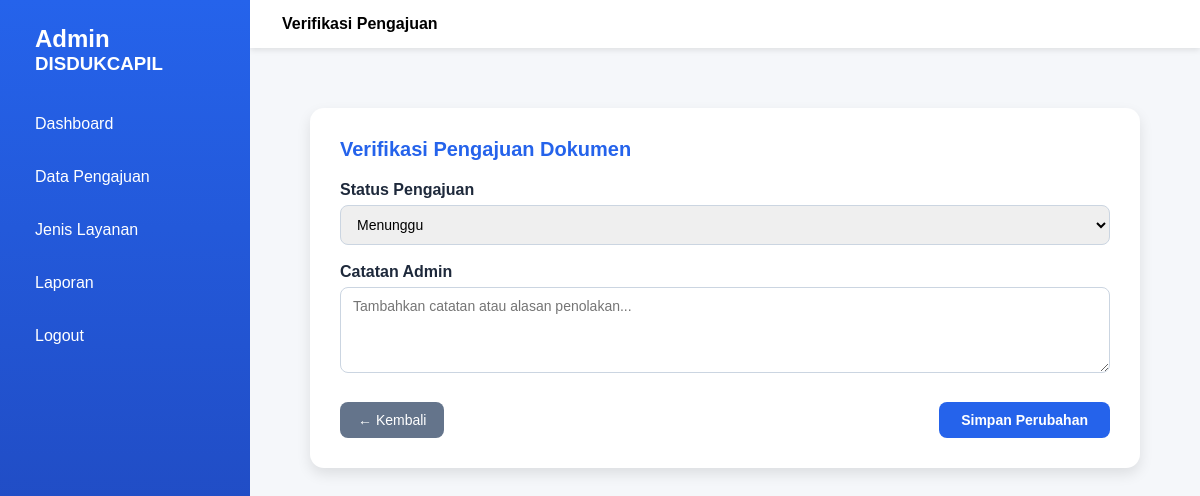
Page /admin/verifikasi.php?id=6 (signed in) on the earlier database version.
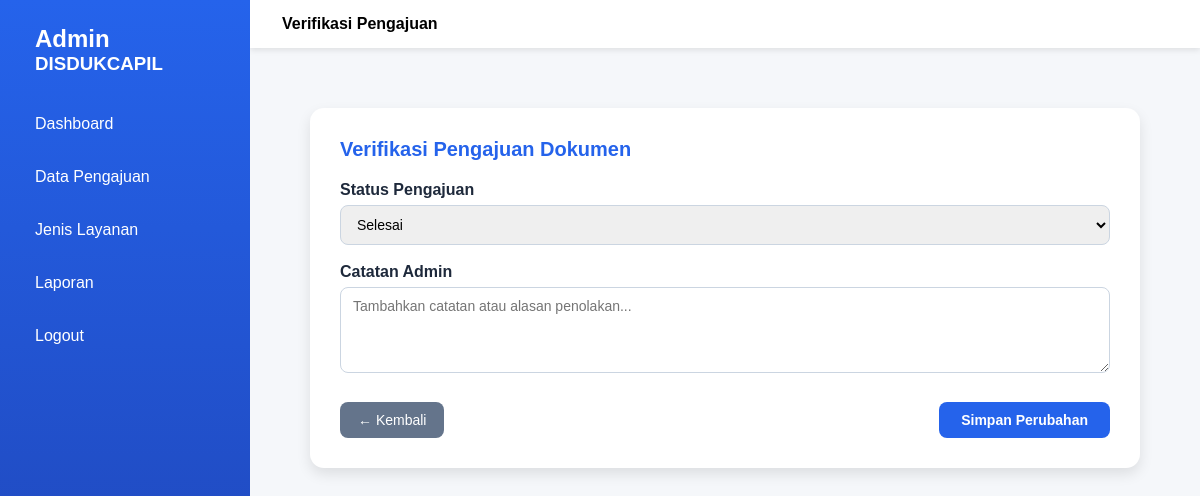
Same page on the later database version.
### tables this page shows
CREATE TABLE `pengajuan` (
  `id` int(11) NOT NULL,
  `nama` varchar(100) NOT NULL,
  `email` varchar(100) NOT NULL,
  `nik` int(20) NOT NULL,
  `jenis_dokumen` varchar(100) DEFAULT NULL,
  `tanggal_pengajuan` date DEFAULT NULL,
  `status` enum('Menunggu','Diproses','Selesai','Ditolak') DEFAULT 'Menunggu',
  `keterangan` text DEFAULT NULL,
  `catatan_admin` text DEFAULT NULL
);

### admin/verifikasi.php (the view, shortened to what this page needs)
<?php
include '../includes/koneksi.php';
$id = $_GET['id'];
$data = mysqli_fetch_assoc(mysqli_query($koneksi,
    "SELECT * FROM pengajuan WHERE id='$id'"
));
?>
<!DOCTYPE html>
<html>
<head>
    <link rel="stylesheet" href="../assets/css/admin.css">
</head>
<body>
<div class="admin-wrapper">
<?php include '../includes/admin/sidebar.php'; ?>
<div class="admin-main">
<header class="topbar">Verifikasi Pengajuan</header>
<div class="admin-content">
<div class="admin-content verify-wrapper">
    <div class="verify-card">
        <h3>Verifikasi Pengajuan Dokumen</h3>
        <form method="post">
            <div class="form-group">
                <label>Status Pengajuan</label>
                <select name="status" required>
                    <option <?= $data['status']=='Menunggu'?'selected':'' ?>>Menunggu</option>
                    <option <?= $data['status']=='Selesai'?'selected':'' ?>>Selesai</option>
                </select>
            </div>
            <div class="form-group">
                <label>Catatan Admin</label>
                <textarea name="catatan" rows="4"
                    placeholder="Tambahkan catatan atau alasan penolakan..."><?= $data['catatan_admin']; ?></textarea>
            </div>
            <div class="verify-action">
                <a href="pengajuan.php" class="btn-cancel">← Kembali</a>
                <button type="submit" name="update" class="btn-save">
                    Simpan Perubahan
                </button>
            </div>
        </form>
    </div>
</div>
</div>
</div>
</div>
</body>
</html>

Differences in the rows shown:
changed pengajuan: status "Menunggu" → "Selesai"
